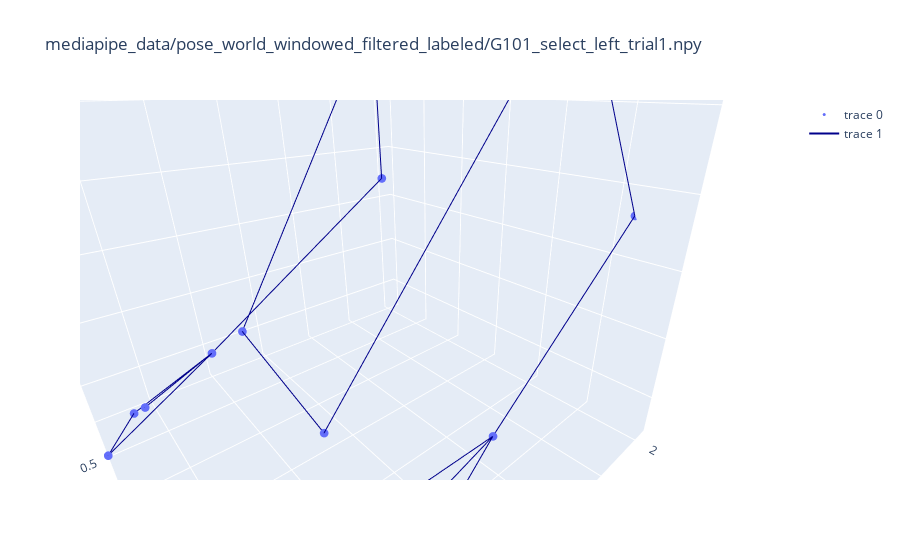

Notebook code cell kept with this figure:
### Markdown cell above
Transformed

### Code cell
transform = T.Compose([
    transforms.FilterIndex(to_keep),
    transforms.NumpyToTensor(device=device),
    transforms.NormalizePoints(dim=1),
    transforms.NormalRandom(std=0.1)
])

points = np.copy(data[frame, :-1])
points = transform(points[None, ...]).reshape(-1, 3)

scatters = get_skeleton_data(points)
vis_data(scatters, file_path)

### Figure 1 — Plotly figure (JSON) as saved in the notebook; plotly's stock layout.template omitted (floating-point values rounded to 4 significant figures)
{"data": [{"marker": {"size": 3}, "mode": "markers", "type": "scatter3d", "x": [1.494, -0.452, 1.612, -0.8664, 1.658, -0.461, 1.784, -0.3607, 1.553, -0.3694, 1.455, -0.3545, 1.111, -0.1118], "y": [-2.117, -2.098, -0.7954, -0.7318, 0.1861, 0.2756, 0.6179, 0.6985, 0.6696, 0.4642, 0.4423, 0.4427, 0.07086, -0.005687], "z": [1.366, 1.572, 2.148, 1.897, 0.7078, -0.09023, -0.1133, -0.8913, -0.3222, -0.6788, 0.1894, -0.6094, -0.02592, 0.05141]}, {"line": {"color": "darkblue", "width": 2}, "marker": {"size": 1}, "mode": "lines", "type": "scatter3d", "x": [-0.452, 1.494, 1.111, -0.1118, -0.452, null, -0.452, -0.8664, -0.461, null, 1.494, 1.612, 1.658, null, -0.3545, -0.461, -0.3607, -0.3694, -0.461, null, 1.455, 1.658, 1.784, 1.553, 1.658, null], "y": [-2.098, -2.117, 0.07086, -0.005687, -2.098, null, -2.098, -0.7318, 0.2756, null, -2.117, -0.7954, 0.1861, null, 0.4427, 0.2756, 0.6985, 0.4642, 0.2756, null, 0.4423, 0.1861, 0.6179, 0.6696, 0.1861, null], "z": [1.572, 1.366, -0.02592, 0.05141, 1.572, null, 1.572, 1.897, -0.09023, null, 1.366, 2.148, 0.7078, null, -0.6094, -0.09023, -0.8913, -0.6788, -0.09023, null, 0.1894, 0.7078, -0.1133, -0.3222, 0.7078, null]}], "layout": {"scene": {"aspectratio": {"x": 1, "y": 1, "z": 1}, "camera": {"center": {"x": -0.8, "y": 0.7, "z": 1}, "eye": {"x": 0.8, "y": -0.3, "z": -0.5}, "up": {"x": 0, "y": -1, "z": 0}}, "xaxis": {"range": [-1.061, 1.979], "visible": true}, "yaxis": {"range": [-2.229, 0.8103], "visible": true}, "zaxis": {"range": [-0.8913, 2.148], "visible": true}}, "title": {"text": "mediapipe_data/pose_world_windowed_filtered_labeled/G101_select_left_trial1.npy"}}}
